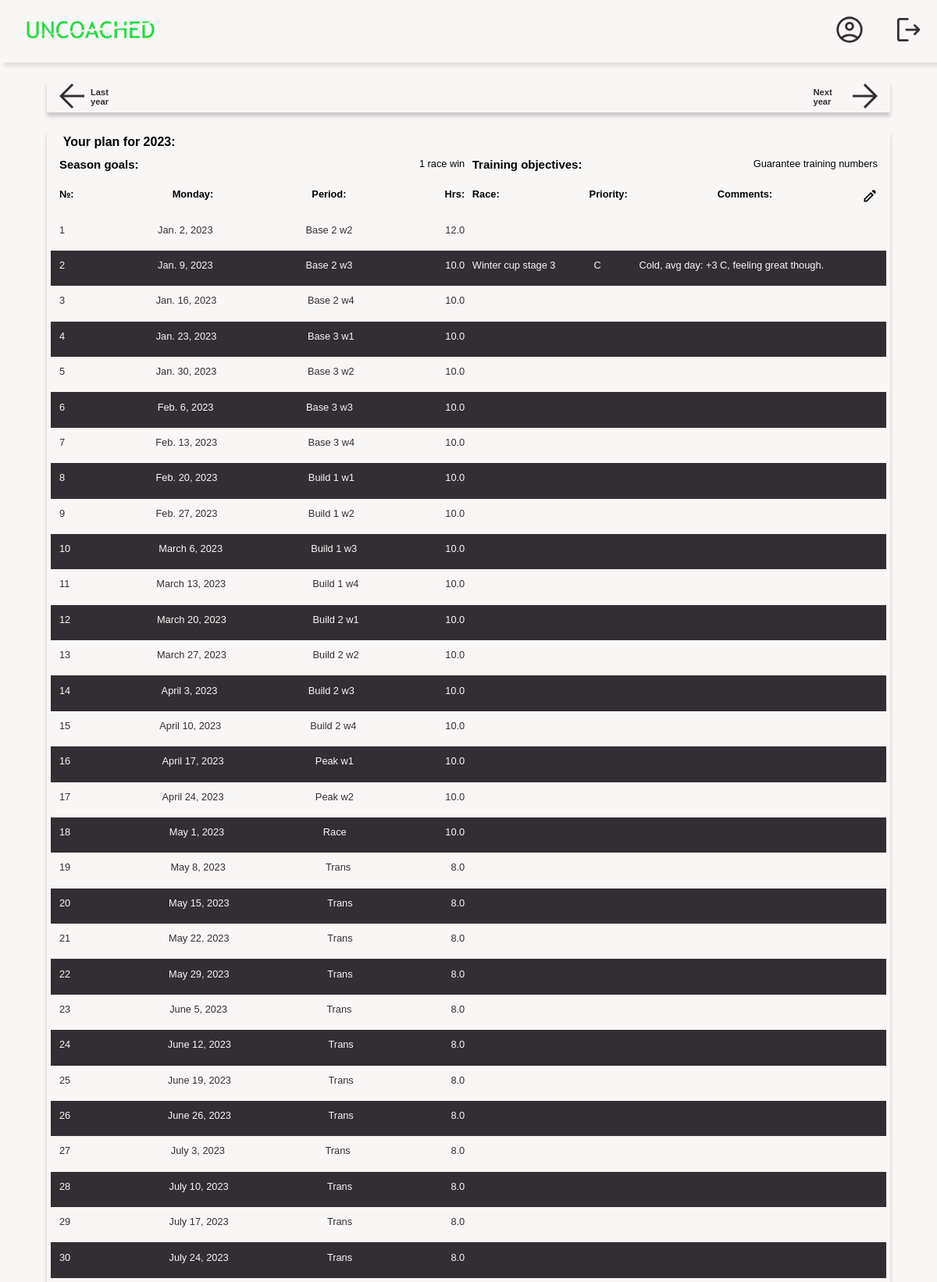
The page /year/2023/ (signed in, upper part) on the database its author committed.
### users/models.py (models this page shows, shortened)
class Year(models.Model):
    year = models.IntegerField()
    athlete = models.ForeignKey(User, on_delete=models.CASCADE)
    goals = models.TextField(max_length=300)
    objectives = models.TextField(max_length=300)
    hrs_planned = models.IntegerField()

class Week(models.Model):
    week_no = models.IntegerField()
    starts_with = models.DateField()
    hrs_planned = models.FloatField()
    period = models.CharField(max_length=10)
    hrs_fact = models.FloatField(default=0, blank=True, null=True)
    km_fact = models.IntegerField(default=0, blank=True, null=True)
    year = models.ForeignKey(Year, on_delete=models.CASCADE)
    comment = models.CharField(max_length=80, default='', blank=True, null=True)
    race = models.CharField(max_length=40, default='', blank=True, null=True)
    priority = models.CharField(max_length=1, default='', blank=True, null=True)
    class Meta:
        db_table = 'week'
        ordering = ['week_no']

### planner/views.py (the view)
# urls.py: path('year/<int:year>/', cache_page(30)(views.YearView.as_view()), name='year'),
class YearView(View):
    def get(self, request, year):
        if request.user.is_authenticated:
            try:
                plan = Year.objects.get(athlete=request.user, year=year)
            except:
                plan = None
            return render(request, 'planner/year.html', {'plan': plan, 'prev_year': year-1,
                                                         'year': year, 'next_year': year+1})
        else:
            return HttpResponseRedirect('/users/login/')

### templates/planner/year.html (shortened to what this page needs)
{% extends 'base_template.html' %}
{% load i18n %}
{% load static %}
{% block head %}
    <head>
        <link rel="stylesheet" href="{% static '/css/base.css'%}">
        <link rel="stylesheet" href="{% static '/css/landing_style.css'%}">
        <link rel="stylesheet" href="{% static '/css/year_view.css'%}">
    </head>
{% endblock %}
{% block content %}
    <div class="year-view year-nav">
        {% include 'insert_year.html' %}
    </div>
    <div class="year-view">
        <div class="year-container">
            {% if not plan %}
            <div class="does-not-exist">
                <h3> {% trans 'You do not have a plan for this year, want to create?' %} </h3>
            </div>
            <div class="creation">
                <form action="/users/new_plan_{{year}}/"><button class="create-button">Create</button></form>
            </div>
            {% else %}
            <h1 class="plan-header">{% trans 'Your plan for' %} {{plan.year}}:</h1>
            <div class="week-container">
                <div class="week-left">
                    <h3>{% trans 'Season goals'%}:</h3>
                    <p>{{plan.goals}}</p>
                </div>
                <div class="week-right">
                    <h3>{% trans 'Training objectives'%}:</h3>
                    <p>{{plan.objectives}}</p>
                </div>
            </div>
            <div class="week-container" >
                <div class="week-left">
                        <b> №: </b>
                        <b> {% trans 'Monday' %}: </b>
                        <b> {% trans 'Period' %}: </b>
                        <b> {% trans 'Hrs' %}:  </b>
                </div>
                <div class="week-right">
                        <b> {% trans 'Race' %}: </b>
                        <b> {% trans 'Priority' %}: </b>
                        <b> {% trans 'Comments' %}:  </b>
                        <div>
                            <svg class="edit-week-svg" height="20" width="20">
                                <path d="M4.25 15.75h1.229l7-7-1.229-1.229-7 7Zm11.938-8.208-3.73-3.73 1.021-1.02q.521-.521 1.24-.521t1.239.521l1.25 1.25q.5.5.5 1.239 0 .74-.5 1.24Zm-1.23 1.229L6.229 17.5H2.5v-3.729l8.729-8.729Zm-3.083-.625-.625-.625 1.229 1.229Z"/>
                            </svg>
                        </div>
                </div>
            </div>
            {% for week in plan.week_set.all %}
                {% if week.week_no|divisibleby:2 %}
                    <div class="week-container week-dark" tabindex="0">
                {% else %}
                    <div class="week-container week-light" tabindex="0">
                {% endif%}
                    <div class="week-left">
                        <a href="week/{{week.week_no}}/" class="week-link">
                            <p>{{week.week_no}}</p>
                        </a>
                        <p>{{week.starts_with}}</p>
                        <p>{{week.period}}</p>
                        <p>{{week.hrs_planned}}</p>
                    </div>
                    <div class="week-right">
                        <p>{{week.race}}</p>
                        <p>{{week.priority}}</p>
                        <p>{{week.comment}}</p>
                        <a href="week/{{week.week_no}}/edit/">
                            <svg class="edit-week-svg" height="20" width="20">
                                <path d="M4.25 15.75h1.229l7-7-1.229-1.229-7 7Zm11.938-8.208-3.73-3.73 1.021-1.02q.521-.521 1.24-.521t1.239.521l1.25 1.25q.5.5.5 1.239 0 .74-.5 1.24Zm-1.23 1.229L6.229 17.5H2.5v-3.729l8.729-8.729Zm-3.083-.625-.625-.625 1.229 1.229Z"/>
                            </svg>
                        </a>
                    </div>
                    </div>
            {% endfor %}
            {% endif %}
        </div>
    </div>
{% endblock %}

### static/css/base.css (style rules this page uses)
* { box-sizing: border-box; margin: 0; padding: 0; font-family: 'Trebuchet MS', 'Lucida Sans Unicode', 'Lucida Grande', 'Lucida Sans', sans-serif; }
body { background: #F9F7F6; }

### static/css/year_view.css (style rules this page uses)
.year-view { display: flex; justify-content: center; align-items: center; }
.year-nav { padding-top: 1rem; }
.year-container { margin: 1rem; width: 90vw; min-height: 60vh; padding: .3rem; box-shadow: 0 5px 5px rgba(0,0,0,0.2); }
.plan-header { font-size: 1rem; padding-left: 1rem; }
.week-container { padding: .4rem; font-size: .8rem; display: grid; grid-template-columns: 1fr 1fr; }
.week-left { padding: .3rem; display: flex; justify-content: space-between; }
.week-right { padding: .3rem; display: flex; justify-content: space-between; }
.week-dark { background: #332E33; color: #F9F7F6; }
.week-dark .week-link { text-decoration: none; color: #F9F7F6; }
.week-light { background: #F9F7F6; color: #332E33; }
.week-light .week-link { text-decoration: none; color: #332E33; }
.week-dark .edit-week-svg { fill: #332E33; }
.week-light .edit-week-svg { fill: #F9F7F6; }

### rows shown on the page
Year: year "2023", goals "1 race win", objectives "Guarantee training numbers"
Week: week_no "1", starts_with "Jan. 2, 2023", period "Base 2 w2", hrs_planned "12.0"
Week: week_no "2", starts_with "Jan. 9, 2023", period "Base 2 w3", hrs_planned "10.0", race "Winter cup stage 3", priority "C", comment "Cold, avg day: +3 C, feeling great though."
Week: week_no "3", starts_with "Jan. 16, 2023", period "Base 2 w4", hrs_planned "10.0"
Week: week_no "4", starts_with "Jan. 23, 2023", period "Base 3 w1", hrs_planned "10.0"
Week: week_no "5", starts_with "Jan. 30, 2023", period "Base 3 w2", hrs_planned "10.0"
Week: week_no "6", starts_with "Feb. 6, 2023", period "Base 3 w3", hrs_planned "10.0"
Week: week_no "7", starts_with "Feb. 13, 2023", period "Base 3 w4", hrs_planned "10.0"
Week: week_no "8", starts_with "Feb. 20, 2023", period "Build 1 w1", hrs_planned "10.0"
Week: week_no "9", starts_with "Feb. 27, 2023", period "Build 1 w2", hrs_planned "10.0"
Week: week_no "10", starts_with "March 6, 2023", period "Build 1 w3", hrs_planned "10.0"
Week: week_no "11", starts_with "March 13, 2023", period "Build 1 w4", hrs_planned "10.0"
Week: week_no "12", starts_with "March 20, 2023", period "Build 2 w1", hrs_planned "10.0"
Week: week_no "13", starts_with "March 27, 2023", period "Build 2 w2", hrs_planned "10.0"
Week: week_no "14", starts_with "April 3, 2023", period "Build 2 w3", hrs_planned "10.0"
Week: week_no "15", starts_with "April 10, 2023", period "Build 2 w4", hrs_planned "10.0"
Week: week_no "16", starts_with "April 17, 2023", period "Peak w1", hrs_planned "10.0"
Week: week_no "17", starts_with "April 24, 2023", period "Peak w2", hrs_planned "10.0"
Week: week_no "18", starts_with "May 1, 2023", period "Race", hrs_planned "10.0"
Week: week_no "19", starts_with "May 8, 2023", period "Trans", hrs_planned "8.0"
Week: week_no "20", starts_with "May 15, 2023", period "Trans", hrs_planned "8.0"
Week: week_no "21", starts_with "May 22, 2023", period "Trans", hrs_planned "8.0"
Week: week_no "22", starts_with "May 29, 2023", period "Trans", hrs_planned "8.0"
Week: week_no "23", starts_with "June 5, 2023", period "Trans", hrs_planned "8.0"
Week: week_no "24", starts_with "June 12, 2023", period "Trans", hrs_planned "8.0"
Week: week_no "25", starts_with "June 19, 2023", period "Trans", hrs_planned "8.0"
Week: week_no "26", starts_with "June 26, 2023", period "Trans", hrs_planned "8.0"
Week: week_no "27", starts_with "July 3, 2023", period "Trans", hrs_planned "8.0"
Week: week_no "28", starts_with "July 10, 2023", period "Trans", hrs_planned "8.0"
Week: week_no "29", starts_with "July 17, 2023", period "Trans", hrs_planned "8.0"
Week: week_no "30", starts_with "July 24, 2023", period "Trans", hrs_planned "8.0"
